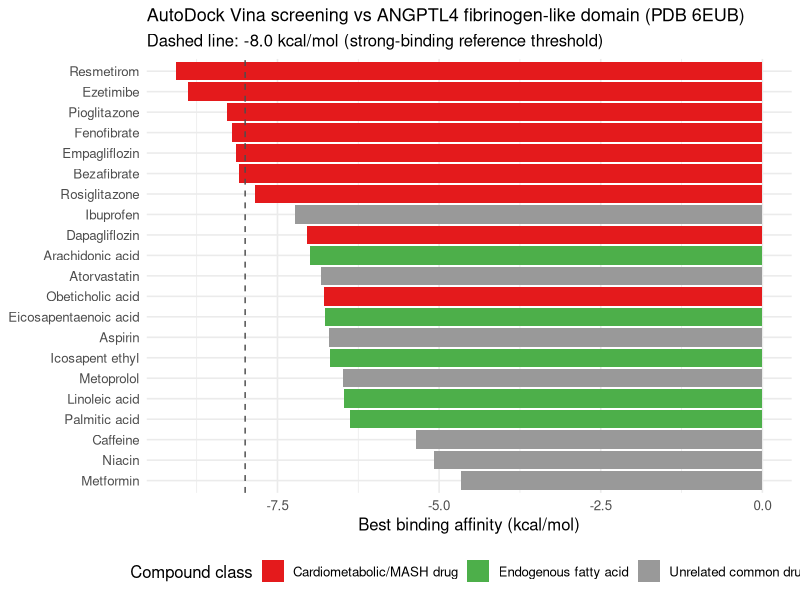

This chart was generated by the following R code:
suppressPackageStartupMessages({ library(ggplot2); library(dplyr) })
dir.create("figures", showWarnings = FALSE)

df <- read.csv("docking/results/vina_summary.csv", stringsAsFactors = FALSE)
df <- df %>% arrange(best_affinity_kcal_mol) %>%
  mutate(label = gsub("_", " ", label),
         label = factor(label, levels = rev(label)),
         category = case_when(
           label %in% c("Resmetirom","Pioglitazone","Fenofibrate","Bezafibrate","Rosiglitazone",
                        "Ezetimibe","Empagliflozin","Dapagliflozin","Obeticholic acid") ~ "Cardiometabolic/MASH drug",
           label %in% c("Linoleic acid","Palmitic acid","Eicosapentaenoic acid","Arachidonic acid","Icosapent ethyl") ~ "Endogenous fatty acid",
           TRUE ~ "Unrelated common drug"))

p <- ggplot(df, aes(x = label, y = best_affinity_kcal_mol, fill = category)) +
  geom_col() +
  geom_hline(yintercept = -8.0, linetype = "dashed", color = "grey30") +
  coord_flip() +
  scale_fill_manual(values = c("Cardiometabolic/MASH drug" = "#e41a1c",
                                "Endogenous fatty acid" = "#4daf4a",
                                "Unrelated common drug" = "#999999")) +
  labs(title = "AutoDock Vina screening vs ANGPTL4 fibrinogen-like domain (PDB 6EUB)",
       subtitle = "Dashed line: -8.0 kcal/mol (strong-binding reference threshold)",
       x = NULL, y = "Best binding affinity (kcal/mol)", fill = "Compound class") +
  theme_minimal(base_size = 12) +
  theme(plot.title = element_text(size = 13), legend.position = "bottom")

ggsave("figures/Vina_screening_ranked.png", p, width = 9, height = 7, dpi = 200)
cat("Saved figures/Vina_screening_ranked.png\n")
